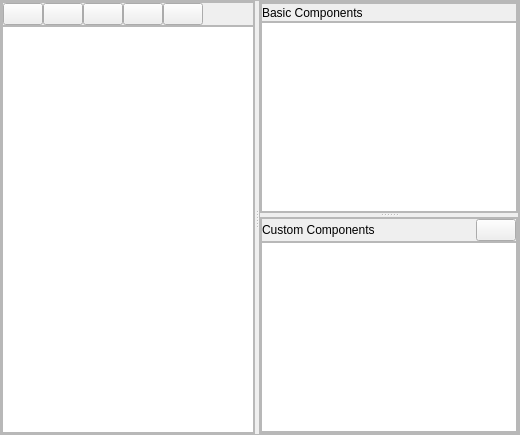
       <widget class="QFrame" name="designFrame">
        <property name="frameShape">
         <enum>QFrame::StyledPanel</enum>
        </property>
        <property name="frameShadow">
         <enum>QFrame::Raised</enum>
        </property>
        <layout class="QHBoxLayout" name="horizontalLayout_2">
         <property name="spacing">
          <number>0</number>
         </property>
         <property name="margin">
          <number>0</number>
         </property>
         <item>
          <widget class="QSplitter" name="splitter">
           <property name="sizePolicy">
            <sizepolicy hsizetype="Expanding" vsizetype="Preferred">
             <horstretch>0</horstretch>
             <verstretch>2</verstretch>
            </sizepolicy>
           </property>
           <property name="orientation">
            <enum>Qt::Horizontal</enum>
           </property>
           <widget class="QFrame" name="frame_2">
            <property name="sizePolicy">
             <sizepolicy hsizetype="Expanding" vsizetype="Preferred">
              <horstretch>1</horstretch>
              <verstretch>0</verstretch>
             </sizepolicy>
            </property>
            <property name="frameShape">
             <enum>QFrame::StyledPanel</enum>
            </property>
            <property name="frameShadow">
             <enum>QFrame::Raised</enum>
            </property>
            <layout class="QVBoxLayout" name="verticalLayout_4">
             <property name="spacing">
              <number>0</number>
             </property>
             <property name="margin">
              <number>0</number>
             </property>
             <item>
              <widget class="QFrame" name="designerActionsFrame">
               <property name="frameShape">
                <enum>QFrame::StyledPanel</enum>
               </property>
               <property name="frameShadow">
                <enum>QFrame::Raised</enum>
               </property>
               <layout class="QHBoxLayout" name="horizontalLayout_3">
                <property name="spacing">
                 <number>0</number>
                </property>
                <property name="margin">
                 <number>0</number>
                </property>
                <item>
                 <widget class="QPushButton" name="designerZoomOut">
                  <property name="sizePolicy">
                   <sizepolicy hsizetype="Fixed" vsizetype="Fixed">
                    <horstretch>0</horstretch>
                    <verstretch>0</verstretch>
                   </sizepolicy>
                  </property>
                  <property name="minimumSize">
                   <size>
                    <width>17</width>
                    <height>19</height>
                   </size>
                  </property>
                  <property name="focusPolicy">
                   <enum>Qt::NoFocus</enum>
                  </property>
                  <property name="toolTip">
                   <string>Zoom in</string>
                  </property>
                  <property name="statusTip">
                   <string>Zoom in</string>
                  </property>
                  <property name="text">
                   <string/>
                  </property>
                 </widget>
                </item>
                <item>
                 <widget class="QPushButton" name="designerZoomIn">
                  <property name="focusPolicy">
                   <enum>Qt::NoFocus</enum>
                  </property>
                  <property name="toolTip">
                   <string>Zoom out</string>
                  </property>
                  <property name="statusTip">
                   <string>Zoom out</string>
                  </property>
                  <property name="text">
                   <string/>
                  </property>
                 </widget>
                </item>
                <item>
                 <widget class="QPushButton" name="designerDelete">
                  <property name="focusPolicy">
                   <enum>Qt::NoFocus</enum>
                  </property>
                  <property name="toolTip">
                   <string>Delete</string>
                  </property>
                  <property name="statusTip">
                   <string>Delete</string>
                  </property>
                  <property name="text">
                   <string/>
                  </property>
                 </widget>
                </item>
                <item>
                 <widget class="QPushButton" name="designerGroup">
                  <property name="focusPolicy">
                   <enum>Qt::NoFocus</enum>
                  </property>
                  <property name="toolTip">
                   <string>Group</string>
                  </property>
                  <property name="statusTip">
                   <string>Group</string>
                  </property>
                  <property name="text">
                   <string/>
                  </property>
                 </widget>
                </item>
                <item>
                 <widget class="QPushButton" name="designerUngroup">
                  <property name="focusPolicy">
                   <enum>Qt::NoFocus</enum>
                  </property>
                  <property name="toolTip">
                   <string>Ungroup</string>
                  </property>
                  <property name="statusTip">
                   <string>Ungroup</string>
                  </property>
                  <property name="text">
                   <string/>
                  </property>
                 </widget>
                </item>
                <item>
                 <spacer name="horizontalSpacer">
                  <property name="orientation">
                   <enum>Qt::Horizontal</enum>
                  </property>
                  <property name="sizeHint" stdset="0">
                   <size>
                    <width>40</width>
                    <height>20</height>
                   </size>
                  </property>
                 </spacer>
                </item>
               </layout>
              </widget>
             </item>
             <item>
              <widget class="QGraphicsView" name="graphicsView">
               <property name="sizePolicy">
                <sizepolicy hsizetype="Expanding" vsizetype="Expanding">
                 <horstretch>0</horstretch>
                 <verstretch>0</verstretch>
                </sizepolicy>
               </property>
               <property name="renderHints">
                <set>QPainter::Antialiasing|QPainter::SmoothPixmapTransform|QPainter::TextAntialiasing</set>
               </property>
               <property name="dragMode">
                <enum>QGraphicsView::RubberBandDrag</enum>
               </property>
              </widget>
             </item>
            </layout>
           </widget>
           <widget class="QFrame" name="frame">
            <property name="sizePolicy">
             <sizepolicy hsizetype="Expanding" vsizetype="Preferred">
              <horstretch>0</horstretch>
              <verstretch>0</verstretch>
             </sizepolicy>
            </property>
            <property name="styleSheet">
             <string notr="true"/>
            </property>
            <property name="frameShape">
             <enum>QFrame::StyledPanel</enum>
            </property>
            <property name="frameShadow">
             <enum>QFrame::Raised</enum>
            </property>
            <layout class="QVBoxLayout" name="verticalLayout_6">
             <property name="spacing">
              <number>0</number>
             </property>
             <property name="margin">
              <number>0</number>
             </property>
             <item>
              <widget class="QSplitter" name="splitter_4">
               <property name="orientation">
                <enum>Qt::Vertical</enum>
               </property>
               <widget class="QFrame" name="frame_4">
                <property name="frameShape">
                 <enum>QFrame::StyledPanel</enum>
                </property>
                <property name="frameShadow">
                 <enum>QFrame::Raised</enum>
                </property>
                <layout class="QVBoxLayout" name="verticalLayout_5">
                 <property name="spacing">
                  <number>0</number>
                 </property>
                 <property name="margin">
                  <number>0</number>
                 </property>
                 <item>
                  <widget class="QFrame" name="comPropTabFrame">
                   <property name="frameShape">
                    <enum>QFrame::StyledPanel</enum>
                   </property>
                   <property name="frameShadow">
                    <enum>QFrame::Raised</enum>
                   </property>
                   <layout class="QHBoxLayout" name="horizontalLayout_6">
                    <property name="spacing">
                     <number>0</number>
                    </property>
                    <property name="margin">
                     <number>0</number>
                    </property>
                    <item>
                     <widget class="QLabel" name="label_2">
                      <property name="text">
                       <string>Basic Components</string>
                      </property>
                     </widget>
                    </item>
                    <item>
                     <spacer name="horizontalSpacer_3">
                      <property name="orientation">
                       <enum>Qt::Horizontal</enum>
                      </property>
                      <property name="sizeHint" stdset="0">
                       <size>
                        <width>131</width>
                        <height>17</height>
                       </size>
                      </property>
                     </spacer>
                    </item>
                   </layout>
                  </widget>
                 </item>
                 <item>
                  <widget class="QListWidget" name="componentListWidget">
                   <property name="dragEnabled">
                    <bool>true</bool>
                   </property>
                   <property name="dragDropMode">
                    <enum>QAbstractItemView::DragOnly</enum>
                   </property>
                  </widget>
                 </item>
                </layout>
               </widget>
               <widget class="QFrame" name="frame_3">
                <property name="frameShape">
                 <enum>QFrame::StyledPanel</enum>
                </property>
                <property name="frameShadow">
                 <enum>QFrame::Raised</enum>
                </property>
                <layout class="QVBoxLayout" name="verticalLayout_3">
                 <property name="spacing">
                  <number>0</number>
                 </property>
                 <property name="margin">
                  <number>0</number>
                 </property>
                 <item>
                  <widget class="QFrame" name="customComPropTabFrame">
                   <property name="frameShape">
                    <enum>QFrame::StyledPanel</enum>
                   </property>
                   <property name="frameShadow">
                    <enum>QFrame::Raised</enum>
                   </property>
                   <layout class="QHBoxLayout" name="horizontalLayout_5">
                    <property name="spacing">
                     <number>0</number>
                    </property>
                    <property name="margin">
                     <number>0</number>
                    </property>
                    <item>
                     <widget class="QLabel" name="label_3">
                      <property name="text">
                       <string>Custom Components</string>
                      </property>
                     </widget>
                    </item>
                    <item>
                     <spacer name="horizontalSpacer_2">
                      <property name="orientation">
                       <enum>Qt::Horizontal</enum>
                      </property>
                      <property name="sizeHint" stdset="0">
                       <size>
                        <width>40</width>
                        <height>20</height>
                       </size>
                      </property>
                     </spacer>
                    </item>
                    <item>
                     <widget class="QPushButton" name="customComponentListDelete">
                      <property name="focusPolicy">
                       <enum>Qt::NoFocus</enum>
                      </property>
                      <property name="toolTip">
                       <string>Delete</string>
                      </property>
                      <property name="statusTip">
                       <string>Delete</string>
                      </property>
                      <property name="text">
                       <string/>
                      </property>
                     </widget>
                    </item>
                   </layout>
                  </widget>
                 </item>
                 <item>
                  <widget class="QListWidget" name="customComponentListWidget">
                   <property name="dragEnabled">
                    <bool>true</bool>
                   </property>
                   <property name="dragDropMode">
                    <enum>QAbstractItemView::DragOnly</enum>
                   </property>
                   <property name="iconSize">
                    <size>
                     <width>20</width>
                     <height>20</height>
                    </size>
                   </property>
                   <property name="viewMode">
                    <enum>QListView::ListMode</enum>
                   </property>
                  </widget>
                 </item>
                </layout>
               </widget>
              </widget>
             </item>
            </layout>
           </widget>
          </widget>
         </item>
        </layout>
       </widget>
